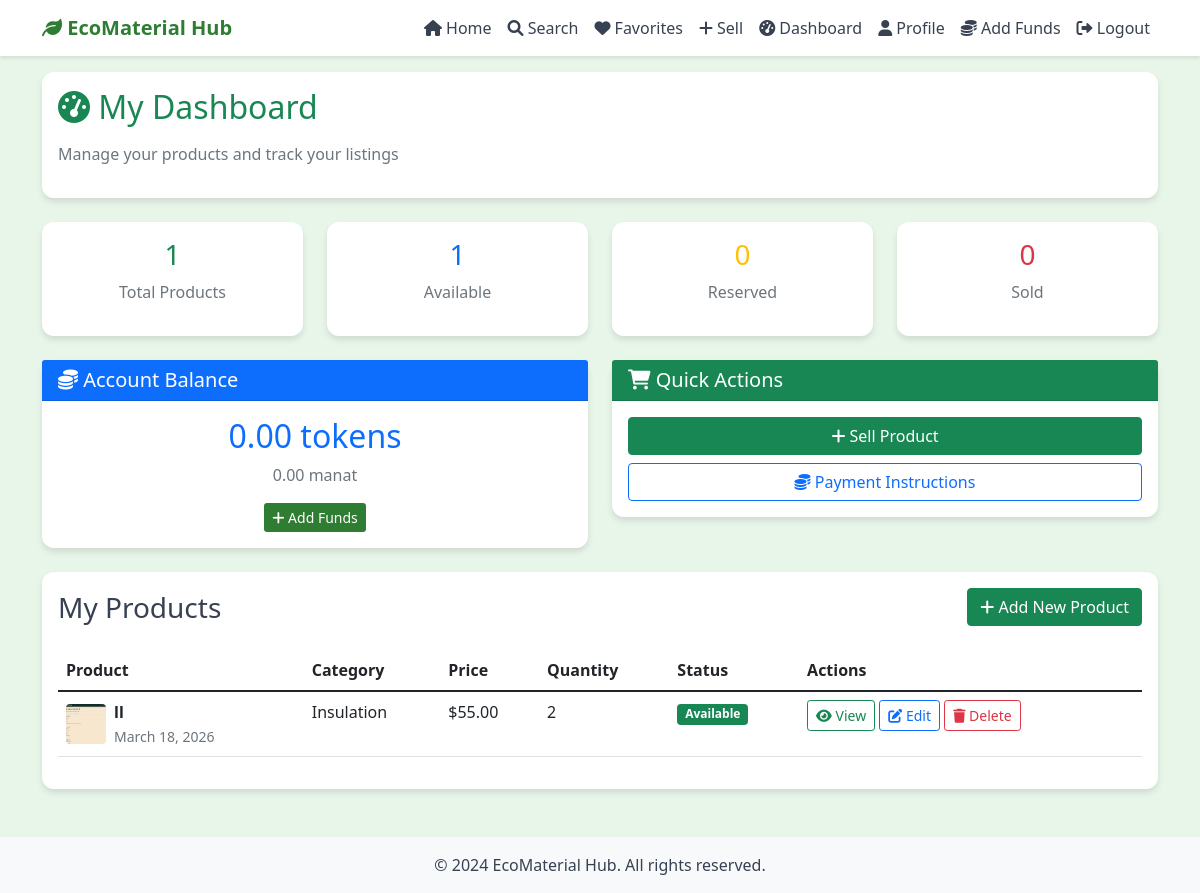
The app's page /dashboard (signed in) with its own data.
### models.py (models this page shows, shortened)
class Product(db.Model):
    __tablename__ = 'products'
    id = db.Column(db.Integer, primary_key=True)
    title = db.Column(db.String(200), nullable=False)
    description = db.Column(db.Text, nullable=False)
    price = db.Column(db.Numeric(10, 2), nullable=False)
    quantity = db.Column(db.Integer, nullable=False)
    status = db.Column(db.String(20), default='Available')  # Available/Sold/Reserved
    photo_filename = db.Column(db.String(255))
    created_at = db.Column(db.DateTime, default=datetime.utcnow)
    seller_id = db.Column(db.Integer, db.ForeignKey('users.id'), nullable=False)
    category_id = db.Column(db.Integer, db.ForeignKey('categories.id'), nullable=False)
    reviews = db.relationship('Review', backref='product', lazy=True, cascade='all, delete-orphan')
    favorites = db.relationship('Favorite', backref='product', lazy=True, cascade='all, delete-orphan')

class Category(db.Model):
    __tablename__ = 'categories'
    id = db.Column(db.Integer, primary_key=True)
    name = db.Column(db.String(100), unique=True, nullable=False)
    description = db.Column(db.Text)
    created_at = db.Column(db.DateTime, default=datetime.utcnow)
    products = db.relationship('Product', backref='category', lazy=True)

### app.py (the view)
@app.route('/dashboard')
@login_required
def dashboard():
    try:
        user_products = Product.query.filter_by(seller_id=current_user.id).order_by(Product.created_at.desc()).all()
    except Exception as e:
        logger.error(f"Error loading dashboard: {e}")
        user_products = []
    from forms import SearchForm
    form = SearchForm()
    return render_template('dashboard.html', products=user_products, form=form, balance=float(current_user.balance))

### app.py (called while the page is built)
@login_manager.user_loader
def load_user(user_id):
    return User.query.get(int(user_id))

### templates/dashboard.html (shortened to what this page needs)
{% extends "layout.html" %}
{% block content %}
<div class="dashboard">
    <div class="card mb-4">
        <div class="card-body">
            <h2 class="card-title text-success mb-3">
                <i class="fas fa-tachometer-alt"></i> My Dashboard
            </h2>
            <p class="text-muted">Manage your products and track your listings</p>
        </div>
    </div>
    <div class="row mb-4">
        <div class="col-md-3">
            <div class="card text-center">
                <div class="card-body">
                    <h3 class="text-success">{{ products|length }}</h3>
                    <p class="text-muted">Total Products</p>
                </div>
            </div>
        </div>
        <div class="col-md-3">
            <div class="card text-center">
                <div class="card-body">
                    <h3 class="text-primary">{{ products|selectattr('status', 'equalto', 'Available')|list|length }}</h3>
                    <p class="text-muted">Available</p>
                </div>
            </div>
        </div>
        <div class="col-md-3">
            <div class="card text-center">
                <div class="card-body">
                    <h3 class="text-warning">{{ products|selectattr('status', 'equalto', 'Reserved')|list|length }}</h3>
                    <p class="text-muted">Reserved</p>
                </div>
            </div>
        </div>
        <div class="col-md-3">
            <div class="card text-center">
                <div class="card-body">
                    <h3 class="text-danger">{{ products|selectattr('status', 'equalto', 'Sold')|list|length }}</h3>
                    <p class="text-muted">Sold</p>
                </div>
            </div>
        </div>
    </div>
    <div class="row mb-4">
        <div class="col-md-6">
            <div class="card border-primary">
                <div class="card-header bg-primary text-white">
                    <h5 class="mb-0"><i class="fas fa-coins"></i> Account Balance</h5>
                </div>
                <div class="card-body text-center">
                    <h2 class="text-primary">{{ "%.2f"|format(balance) }} tokens</h2>
                    <p class="text-muted">{{ "%.2f"|format(balance) }} manat</p>
                    <a href="{{ url_for('payment_instructions') }}" class="btn btn-primary btn-sm">
                        <i class="fas fa-plus"></i> Add Funds
                    </a>
                </div>
            </div>
        </div>
        <div class="col-md-6">
            <div class="card border-success">
                <div class="card-header bg-success text-white">
                    <h5 class="mb-0"><i class="fas fa-shopping-cart"></i> Quick Actions</h5>
                </div>
                <div class="card-body">
                    <div class="d-grid gap-2">
                        <a href="{{ url_for('sell') }}" class="btn btn-success">
                            <i class="fas fa-plus"></i> Sell Product
                        </a>
                        <a href="{{ url_for('payment_instructions') }}" class="btn btn-outline-primary">
                            <i class="fas fa-coins"></i> Payment Instructions
                        </a>
                    </div>
                </div>
            </div>
        </div>
    </div>
    <div class="card">
        <div class="card-body">
            <div class="d-flex justify-content-between align-items-center mb-4">
                <h3 class="mb-0">My Products</h3>
                <a href="{{ url_for('sell') }}" class="btn btn-success">
                    <i class="fas fa-plus"></i> Add New Product
                </a>
            </div>
            {% if products %}
                <div class="table-responsive">
                    <table class="table table-hover">
                        <thead>
                            <tr>
                                <th>Product</th>
                                <th>Category</th>
                                <th>Price</th>
                                <th>Quantity</th>
                                <th>Status</th>
                                <th>Actions</th>
                            </tr>
                        </thead>
                        <tbody>
                            {% for product in products %}
                                <tr>
                                    <td>
                                        <div class="d-flex align-items-center">
                                            {% if product.photo_filename %}
                                                <img src="{{ url_for('static', filename='uploads/' + product.photo_filename) }}"
                                                     alt="{{ product.title }}" class="rounded me-2" style="width: 40px; height: 40px; object-fit: cover;">
                                            {% else %}
                                                <div class="rounded me-2 bg-light d-flex align-items-center justify-content-center" style="width: 40px; height: 40px;">
                                                    <i class="fas fa-box text-success"></i>
                                                </div>
                                            {% endif %}
                                            <div>
                                                <strong>{{ product.title }}</strong>
                                                <br>
                                                <small class="text-muted">{{ product.created_at.strftime('%B %d, %Y') }}</small>
                                            </div>
                                        </div>
                                    </td>
                                    <td>{{ product.category.name }}</td>
                                    <td>${{ "%.2f"|format(product.price) }}</td>
                                    <td>{{ product.quantity }}</td>
                                    <td>
                                        <span class="badge bg-{{ 'success' if product.status == 'Available' else 'warning' if product.status == 'Reserved' else 'secondary' }}">
                                            {{ product.status }}
                                        </span>
                                    </td>
                                    <td>
                                        <a href="{{ url_for('product_detail', product_id=product.id) }}" class="btn btn-sm btn-outline-success">
                                            <i class="fas fa-eye"></i> View
                                        </a>
                                        <a href="{{ url_for('edit_product', product_id=product.id) }}" class="btn btn-sm btn-outline-primary">
                                            <i class="fas fa-edit"></i> Edit
                                        </a>
                                        <button type="button" class="btn btn-sm btn-outline-danger" data-bs-toggle="modal" data-bs-target="#deleteModal{{ product.id }}">
                                            <i class="fas fa-trash"></i> Delete
                                        </button>
                                    </td>
                                </tr>
                            {% endfor %}
                        </tbody>
                    </table>
                </div>
            {% endif %}
        </div>
    </div>
</div>
{% endblock %}

### templates/layout.html (style rules this page uses)
:root { --forest-green: #2e7d32; --light-green: #66bb6a; --light-mint: #e8f5e9; --light-gray: #f5f5f5; --slate: #374151; }
body { font-family: 'Segoe UI', Tahoma, Geneva, Verdana, sans-serif; background-color: var(--light-mint); color: var(--slate); }
.card { border: none; border-radius: 12px; box-shadow: 0 4px 6px rgba(0,0,0,0.1); background: white; }
.btn-primary { background: var(--forest-green); border: none; }

### records on screen
Product: photo_filename (picture), title "ll", created_at "March 18, 2026", category.name "Insulation", price "55.00", quantity "2", status "Available"

### other values on screen
{{ products|length }} "1"
{{ products|selectattr('status', 'equalto', 'Available')|list|length }} "1"
{{ products|selectattr('status', 'equalto', 'Reserved')|list|length }} "0"
{{ products|selectattr('status', 'equalto', 'Sold')|list|length }} "0"
{{ "%.2f"|format(balance) }} "0.00"
